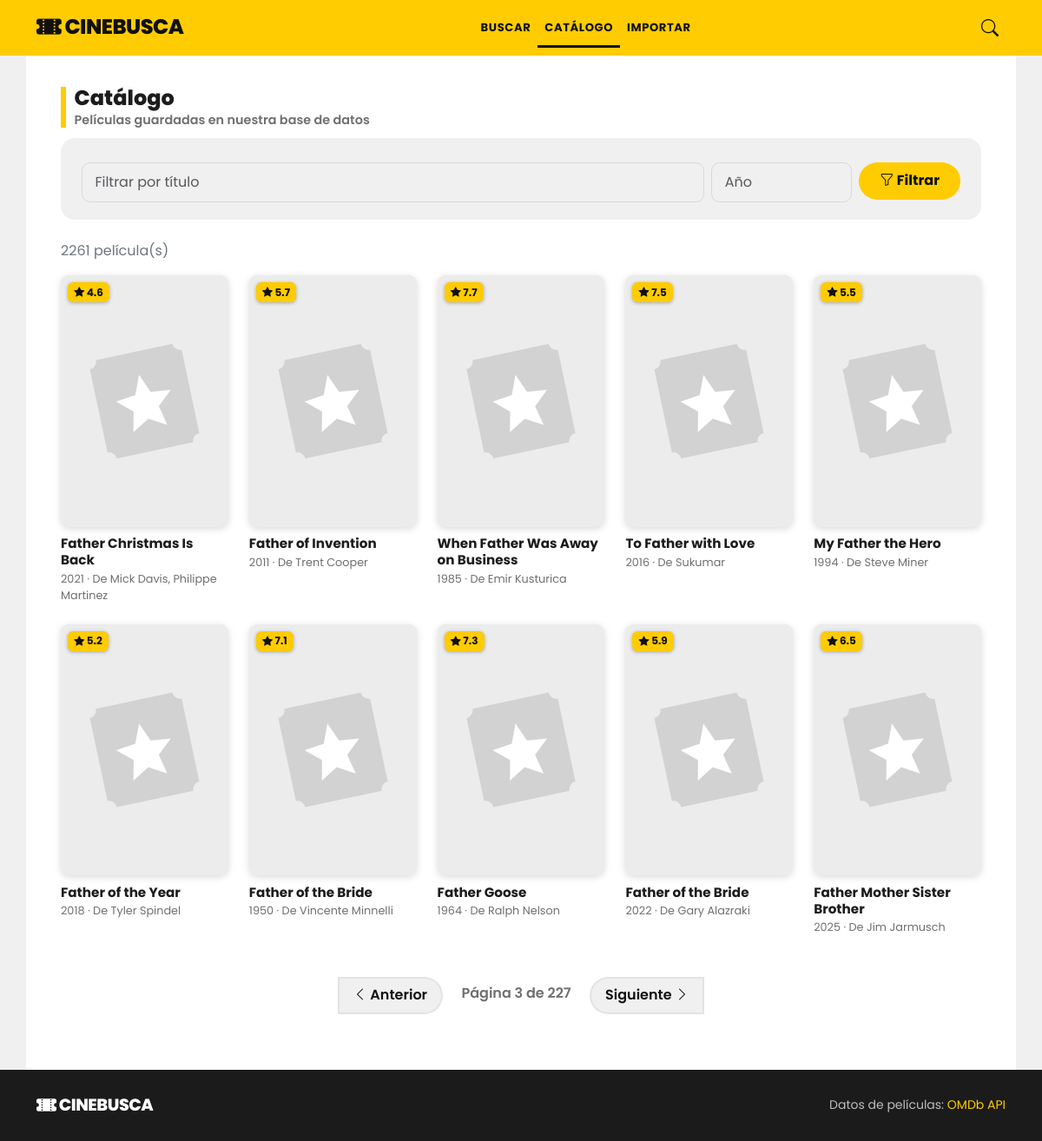
/catalog?page=3, run on the app's committed database.
### app/models.py (models this page shows)
class Pelicula(Base):
    __tablename__ = "pelicula"
    id: Mapped[str] = mapped_column(String(20), primary_key=True)  # imdbID de OMDb
    titulo: Mapped[str] = mapped_column(String(300), nullable=False, index=True)
    anio: Mapped[str | None] = mapped_column(String(20))
    poster: Mapped[str | None] = mapped_column(Text)
    omdb: Mapped[dict] = mapped_column(JSON, nullable=False)
    fecha_alta: Mapped[datetime] = mapped_column(DateTime, default=ahora, nullable=False, index=True)
    comentarios: Mapped[list[Comentario]] = relationship(
        back_populates="pelicula", cascade="all, delete-orphan", order_by="desc(Comentario.fecha)",
    )
    calificaciones: Mapped[list[Calificacion]] = relationship(back_populates="pelicula", cascade="all, delete-orphan")

### app/controllers/catalog.py (the view)
@router.get("/catalog", response_class=HTMLResponse)
def catalog(
    request: Request, title: str = "", year: str = "", page: int = Query(1, ge=1), db: Session = Depends(get_db),
):
    result = MovieRepository(db).list(title, year, page)
    return render(request, "catalog.html", active="catalog", title=title, year=year, result=result)

### app/views/templates/catalog.html (shortened to what this page needs)
{% extends "base.html" %}
{% from "_macros.html" import results_grid, pagination with context %}
{% block content %}
<h1 class="section-title">Catálogo
  <small>Películas guardadas en nuestra base de datos</small>
</h1>
<form method="get" action="/catalog" class="sc-box row g-2 mb-4 mx-0" role="search">
  <div class="col-12 col-md">
    <input class="form-control" name="title" type="search" placeholder="Filtrar por título" value="{{ title }}">
  </div>
  <div class="col-7 col-md-2">
    <input class="form-control" name="year" type="number" placeholder="Año" min="1888" max="2100" value="{{ year }}">
  </div>
  <div class="col-5 col-md-auto">
    <button class="btn btn-sc w-100" type="submit"><i class="bi bi-funnel"></i> Filtrar</button>
  </div>
</form>
{% if result['total'] == 0 %}
  <div class="alert alert-secondary" role="status">
    {% if title or year %}Ninguna película del catálogo coincide con ese filtro.
    {% else %}El catálogo está vacío: abre el detalle de cualquier película y se guardará aquí.{% endif %}
  </div>
{% else %}
  <p class="text-secondary">{{ result['total'] }} película(s)</p>
  {{ results_grid(result) }}
  {{ pagination(result['page'], result['pages']) }}
{% endif %}
{% endblock %}

### app/views/templates/_macros.html (shortened to what this page needs)
{% macro poster(src, title, class='') -%}
  <img class="poster {{ class }}" src="{{ src or request.url_for('static', path='no-poster.svg') }}"
       alt="Póster de {{ title }}" loading="lazy"
       onerror="this.onerror=null;this.src='{{ request.url_for('static', path='no-poster.svg') }}'">
{%- endmacro %}
{% macro movie_card(m) %}
  <div class="col">
    <a class="movie-card d-block text-decoration-none" href="/movies/{{ m.id }}">
      <div class="poster-wrap">
        {{ poster(m.poster, m.title, 'w-100') }}
        {% if m.rating %}<span class="rating-badge"><i class="bi bi-star-fill"></i> {{ m.rating }}</span>{% endif %}
      </div>
      <h2 class="card-title">{{ m.title }}</h2>
      <div class="card-sub">{{ m.year or '' }}{% if m.director %} · De {{ m.director }}{% endif %}</div>
    </a>
  </div>
{% endmacro %}
{% macro results_grid(result) %}
  <div class="row row-cols-2 row-cols-sm-3 row-cols-md-4 row-cols-lg-5 g-4">
    {% for m in result['items'] %}{{ movie_card(m) }}{% endfor %}
  </div>
{% endmacro %}
{% macro pagination(page, pages) %}
  {% if pages > 1 %}
  <nav aria-label="Paginación" class="mt-5">
    <ul class="pagination justify-content-center">
      <li class="page-item{% if page <= 1 %} disabled{% endif %}">
        <a class="page-link" href="{{ request.url.include_query_params(page=page - 1) }}"><i class="bi bi-chevron-left"></i> Anterior</a>
      </li>
      <li class="page-item is-label disabled"><span class="page-link">Página {{ page }} de {{ pages }}</span></li>
      <li class="page-item{% if page >= pages %} disabled{% endif %}">
        <a class="page-link" href="{{ request.url.include_query_params(page=page + 1) }}">Siguiente <i class="bi bi-chevron-right"></i></a>
      </li>
    </ul>
  </nav>
  {% endif %}
{% endmacro %}

### app/static/styles.css (style rules this page uses)
:root { --sc-yellow: #fecc00; --sc-yellow-dark: #e6b800; --sc-dark: #1b1b1b; --sc-bg: #f0f0f0; --sc-text: #1c1c1c; --sc-muted: #6f6f6f; --sc-line: #e3e3e3; --bs-body-font-family: "Poppins", system-ui, -apple-system, "Segoe UI", Roboto, sans-serif; --bs-body-color: var(--sc-text); --bs-body-bg: var(--sc-bg); --bs-link-color-rgb: 28, 28, 28; --bs-link-hover-color-rgb: 0, 0, 0; }
body { background: var(--sc-bg); color: var(--sc-text); }
.section-title { font-weight: 800; font-size: 1.5rem; line-height: 1.1; border-left: 6px solid var(--sc-yellow); padding-left: .6rem; margin: 0 0 1.25rem; }
.section-title small { font-weight: 600; font-size: .9rem; color: var(--sc-muted); display: block; margin-top: .25rem; }
.btn-sc { background: var(--sc-yellow); color: #111; font-weight: 700; border: 0; border-radius: 999px; padding: .6rem 1.5rem; }
.form-control, .form-select { border-radius: .6rem; border-color: #d9d9d9; padding: .65rem .9rem; }
.sc-box { background: var(--sc-bg); border-radius: 1rem; padding: 1.25rem; }
.movie-card { color: var(--sc-text); }
.movie-card .poster-wrap { position: relative; }
.poster { aspect-ratio: 2 / 3; object-fit: cover; background: #e9e9e9; border-radius: .6rem; box-shadow: 0 2px 8px rgba(0, 0, 0, .15); transition: transform .15s ease, box-shadow .15s ease; }
.movie-card .card-title { font-weight: 700; font-size: .95rem; line-height: 1.25; margin: .6rem 0 .15rem; }
.movie-card .card-sub { color: var(--sc-muted); font-size: .8rem; }
.rating-badge { position: absolute; top: .5rem; left: .5rem; background: var(--sc-yellow); color: #111; font-weight: 700; font-size: .75rem; border-radius: .4rem; padding: .15rem .45rem; box-shadow: 0 1px 4px rgba(0, 0, 0, .3); }
.pagination { gap: .4rem; }
.pagination .page-link { color: #111; font-weight: 600; border: 2px solid var(--sc-line); border-radius: 999px; padding: .45rem 1rem; }
.pagination .page-item.disabled .page-link { color: #aaa; background: #fff; border-color: var(--sc-line); }
.pagination .page-item.is-label .page-link { border: 0; color: var(--sc-muted); font-weight: 600; }

### data on the page
Pelicula: rating "4.6", title "Father Christmas Is Back", anio "2021", director "Mick Davis, Philippe Martinez"
Pelicula: rating "5.7", title "Father of Invention", anio "2011", director "Trent Cooper"
Pelicula: rating "7.7", title "When Father Was Away on Business", anio "1985", director "Emir Kusturica"
Pelicula: rating "7.5", title "To Father with Love", anio "2016", director "Sukumar"
Pelicula: rating "5.5", title "My Father the Hero", anio "1994", director "Steve Miner"
Pelicula: rating "5.2", title "Father of the Year", anio "2018", director "Tyler Spindel"
Pelicula: rating "7.1", title "Father of the Bride", anio "1950", director "Vincente Minnelli"
Pelicula: rating "7.3", title "Father Goose", anio "1964", director "Ralph Nelson"
Pelicula: rating "5.9", title "Father of the Bride", anio "2022", director "Gary Alazraki"
Pelicula: rating "6.5", title "Father Mother Sister Brother", anio "2025", director "Jim Jarmusch"

### other printed values
{{ result['total'] }} "2261"
{{ page }} "3"
{{ pages }} "227"
